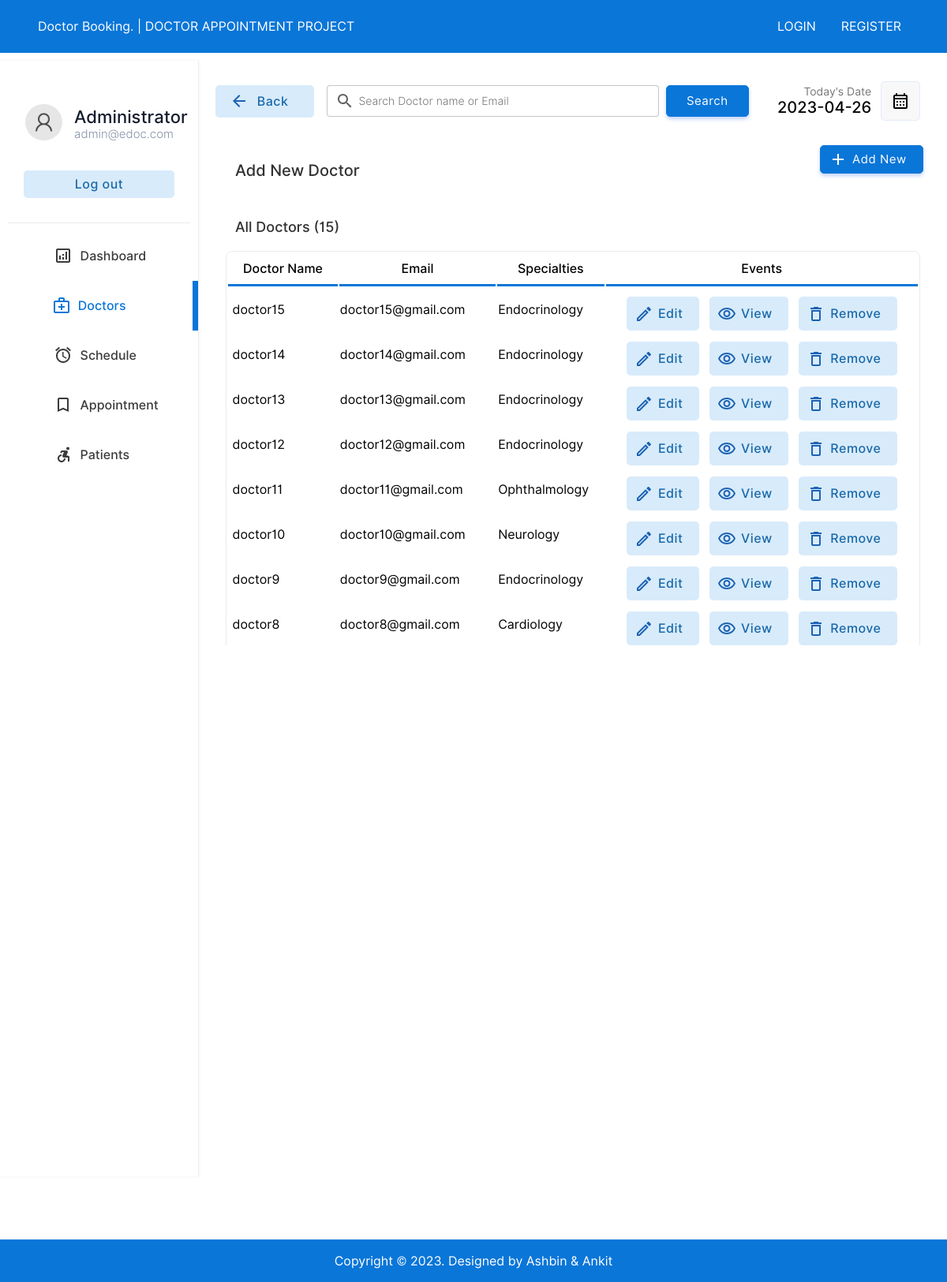
Screenshot of /doctor/doctors.php (signed in) with the database file from the repository.
### tables this page shows
CREATE TABLE `doctor` (
  `docid` int(11) NOT NULL,
  `docemail` varchar(255) DEFAULT NULL,
  `docname` varchar(255) DEFAULT NULL,
  `docpassword` varchar(255) DEFAULT NULL,
  `docnic` varchar(15) DEFAULT NULL,
  `doctel` varchar(15) DEFAULT NULL,
  `specialties` int(2) DEFAULT NULL
);

CREATE TABLE `specialties` (
  `id` int(2) NOT NULL,
  `sname` varchar(50) DEFAULT NULL
);

### doctor/doctors.php (the view, shortened to what this page needs)
<!DOCTYPE html>
<html lang="en">
<head>
    <link rel="stylesheet" href="../css/animations.css">
    <link rel="stylesheet" href="../css/main.css">
    <link rel="stylesheet" href="../css/admin.css">
</head>
<body>
    <?php
    include_once('../header.php');
    ?>
    <div class="container">
        <div class="menu">
            <table class="menu-container" border="0">
                <tr>
                    <td style="padding:10px" colspan="2">
                        <table border="0" class="profile-container">
                            <tr>
                                <td width="30%" style="padding-left:20px" >
                                    <img src="../img/user.png" alt="" width="100%" style="border-radius:50%">
                                </td>
                                <td style="padding:0px;margin:0px;">
                                    <p class="profile-title">Administrator</p>
                                    <p class="profile-subtitle">admin@edoc.com</p>
                                </td>
                            </tr>
                            <tr>
                                <td colspan="2">
                                <a href="../logout.php" ><input type="button" value="Log out" class="logout-btn btn-primary-soft btn"></a>
                                </td>
                            </tr>
                    </table>
                    </td>
                </tr>
                <tr class="menu-row" >
                    <td class="menu-btn menu-icon-dashbord" >
                        <a href="index.php" class="non-style-link-menu"><div><p class="menu-text">Dashboard</p></a></div></a>
                <tr class="menu-row">
                    <td class="menu-btn menu-icon-doctor menu-active menu-icon-doctor-active">
                        <a href="doctors.php" class="non-style-link-menu non-style-link-menu-active"><div><p class="menu-text">Doctors</p></a></div>
                <tr class="menu-row" >
                    <td class="menu-btn menu-icon-schedule">
                        <a href="schedule.php" class="non-style-link-menu"><div><p class="menu-text">Schedule</p></div></a>
                    </td>
                </tr>
                <tr class="menu-row">
                    <td class="menu-btn menu-icon-appoinment">
                        <a href="appointment.php" class="non-style-link-menu"><div><p class="menu-text">Appointment</p></a></div>
                    </td>
                </tr>
                <tr class="menu-row" >
                    <td class="menu-btn menu-icon-patient">
                        <a href="patient.php" class="non-style-link-menu"><div><p class="menu-text">Patients</p></a></div>
                    </td>
                </tr>
        <div class="dash-body">
            <table border="0" width="100%" style=" border-spacing: 0;margin:0;padding:0;margin-top:25px; ">
                <tr >
                    <td width="13%">
                        <a href="doctors.php" ><button  class="login-btn btn-primary-soft btn btn-icon-back"  style="padding-top:11px;padding-bottom:11px;margin-left:20px;width:125px"><font class="tn-in-text">Back</font></button></a>
                    </td>
                    <td>
                        <form action="" method="post" class="header-search">
                            <input type="search" name="search" class="input-text header-searchbar" placeholder="Search Doctor name or Email" list="doctors">&nbsp;&nbsp;
                            <?php
                                $list11 = $database->query("select  docname,docemail from  doctor;");
?>
                            <input type="Submit" value="Search" class="login-btn btn-primary btn" style="padding-left: 25px;padding-right: 25px;padding-top: 10px;padding-bottom: 10px;">
                        </form>
                    </td>
                    <td width="15%">
                        <p style="font-size: 14px;color: rgb(119, 119, 119);padding: 0;margin: 0;text-align: right;">
                            Today's Date
                        </p>
                        <p class="heading-sub12" style="padding: 0;margin: 0;">
                            <?php
                        $date = date('Y-m-d');
                        echo $date;
                        ?>
                        </p>
                    </td>
                    <td width="10%">
                        <button  class="btn-label"  style="display: flex;justify-content: center;align-items: center;"><img src="../img/calendar.svg" width="100%"></button>
                    </td>
                </tr>
                <tr >
                    <td colspan="2" style="padding-top:30px;">
                        <p class="heading-main12" style="margin-left: 45px;font-size:20px;color:rgb(49, 49, 49)">Add New Doctor</p>
                    </td>
                    <td colspan="2">
                        <a href="?action=add&id=none&error=0" class="non-style-link"><button  class="login-btn btn-primary btn button-icon"  style="display: flex;justify-content: center;align-items: center;margin-left:75px;background-image: url('../img/icons/add.svg');">Add New</font></button>
                            </a></td>
                </tr>
                <tr>
                    <td colspan="4" style="padding-top:10px;">
                        <p class="heading-main12" style="margin-left: 45px;font-size:18px;color:rgb(49, 49, 49)">All Doctors (<?php echo $list11->num_rows; ?>)</p>
                    </td>
                </tr>
                <?php
                    if($_POST){
                        $keyword=$_POST["search"];
                        $sqlmain= "select * from doctor where docemail='$keyword' or docname='$keyword' or docname like '$keyword%' or docname like '%$keyword' or docname like '%$keyword%'";
                    }else{
                        $sqlmain= "select * from doctor order by docid desc";
                    }
                ?>
                <tr>
                   <td colspan="4">
                       <center>
                        <div class="abc scroll">
                        <table width="93%" class="sub-table scrolldown" border="0">
                        <thead>
                        <tr>
                                <th class="table-headin">
                                Doctor Name
                                </th>
                                <th class="table-headin">
                                    Email
                                </th>
                                <th class="table-headin">
                                    Specialties
                                </th>
                                <th class="table-headin">
                                    Events
                                </tr>
                        </thead>
                        <tbody>
                            <?php
                                $result= $database->query($sqlmain);
                                if($result->num_rows==0){
                                    echo '<tr>
                                    <td colspan="4">
                                    <br><br><br><br>
                                    <center>
                                    <img src="../img/notfound.svg" width="25%">
                                    <br>
                                    <p class="heading-main12" style="margin-left: 45px;font-size:20px;color:rgb(49, 49, 49)">We  couldnt find anything related to your keywords !</p>
                                    <a class="non-style-link" href="doctors.php"><button  class="login-btn btn-primary-soft btn"  style="display: flex;justify-content: center;align-items: center;margin-left:20px;">&nbsp; Show all Doctors &nbsp;</font></button>
                                    </a>
                                    </center>
                                    <br><br><br><br>
                                    </td>
                                    </tr>';
                                }
                                else{
                                for ( $x=0; $x<$result->num_rows;$x++){
                                    $row=$result->fetch_assoc();
                                    $docid=$row["docid"];
                                    $name=$row["docname"];
                                    $email=$row["docemail"];
                                    $spe=$row["specialties"];
                                    $spcil_res= $database->query("select sname from specialties where id='$spe'");
                                    $spcil_array= $spcil_res->fetch_assoc();
                                    $spcil_name=$spcil_array["sname"];
                                    echo '<tr>
                                        <td> &nbsp;'.
                                        substr($name,0,30)
                                        .'</td>
                                        <td>
                                        '.substr($email,0,20).'
                                        </td>
                                        <td>
                                            '.substr($spcil_name,0,20).'
                                        </td>
                                        <td>
                                        <div style="display:flex;justify-content: center;">
                                        <a href="?action=edit&id='.$docid.'&error=0" class="non-style-link"><button  class="btn-primary-soft btn button-icon btn-edit"  style="padding-left: 40px;padding-top: 12px;padding-bottom: 12px;margin-top: 10px;"><font class="tn-in-text">Edit</font></button></a>
                                        &nbsp;&nbsp;&nbsp;
                                        <a href="?action=view&id='.$docid.'" class="non-style-link"><button  class="btn-primary-soft btn button-icon btn-view"  style="padding-left: 40px;padding-top: 12px;padding-bottom: 12px;margin-top: 10px;"><font class="tn-in-text">View</font></button></a>
                                       &nbsp;&nbsp;&nbsp;
                                       <a href="?action=drop&id='.$docid.'&name='.$name.'" class="non-style-link"><button  class="btn-primary-soft btn button-icon btn-delete"  style="padding-left: 40px;padding-top: 12px;padding-bottom: 12px;margin-top: 10px;"><font class="tn-in-text">Remove</font></button></a>
                                        </div>
                                        </td>
                                    </tr>';
                                }
                            }
                            ?>
                            </tbody>
                        </table>
                        </div>
                        </center>
                   </td>
                </tr>
            </table>
        </div>
<?php
include_once('../footer.php');
?>
</body>
</html>

### rows the page displays
doctor: docname "doctor15", docemail "doctor15@gmail.com", specialties.sname "Endocrinology"
doctor: docname "doctor14", docemail "doctor14@gmail.com", specialties.sname "Endocrinology"
doctor: docname "doctor13", docemail "doctor13@gmail.com", specialties.sname "Endocrinology"
doctor: docname "doctor12", docemail "doctor12@gmail.com", specialties.sname "Endocrinology"
doctor: docname "doctor11", docemail "doctor11@gmail.com", specialties.sname "Ophthalmology"
doctor: docname "doctor10", docemail "doctor10@gmail.com", specialties.sname "Neurology"
doctor: docname "doctor9", docemail "doctor9@gmail.com", specialties.sname "Endocrinology"
doctor: docname "doctor8", docemail "doctor8@gmail.com", specialties.sname "Cardiology"

### other values shown
$list11->num_rows "15"
